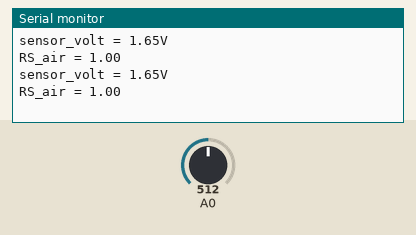
Recording of a sketch running on a simulated Arduino Zero (SAMD21). On the bench: the last lines printed to the serial monitor. The inputs (shaded band) are chosen by the test bench; at power-on: A0 = 512 (analog values on the 0–1023 scale).

Above: at 1.2 s.
1.3 s: A0 set to 716
At 2.6 s:
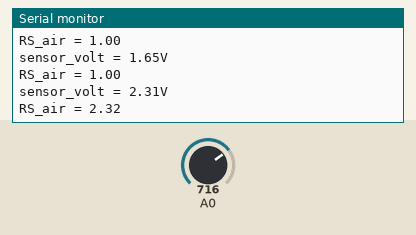
2.8 s: A0 set to 900
At 3.9 s:
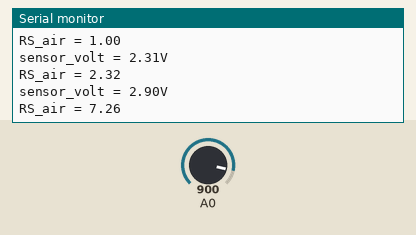
Timing chart, 0 to 5.8 s (numbered marks = the images above; inputs shaded):
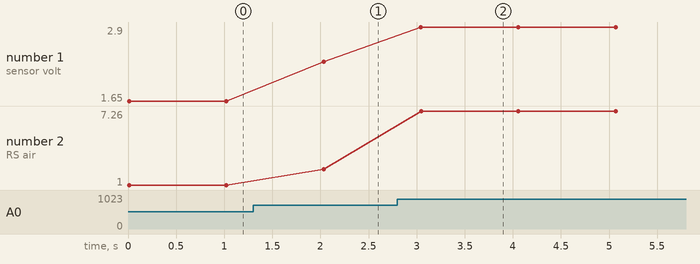

The sketch:

alcohol_calibration.ino
```cpp
//#define heaterSelPin 15

void setup() {
    Serial.begin(9600);
    //pinMode(heaterSelPin,OUTPUT);   // set the heaterSelPin as digital output.
    //digitalWrite(heaterSelPin,LOW); // Start to heat the sensor
    analogReadResolution(12);
}

void loop() {
    float vcc = 3.3;
    float sensor_volt;
    float RS_air; //  Get the value of RS via in a clear air
    float sensorValue;

/*--- Get a average data by testing 100 times ---*/
    for(int x = 0 ; x < 100 ; x++)
    {
        sensorValue = sensorValue + analogRead(A0);
    }
    sensorValue = sensorValue/100.0;
/*-----------------------------------------------*/

    sensor_volt = sensorValue/4096*vcc;
    RS_air = sensor_volt/(vcc-sensor_volt); // omit *R16
    Serial.print("sensor_volt = ");
    Serial.print(sensor_volt);
    Serial.println("V");
    Serial.print("RS_air = ");
    Serial.println(RS_air);
    delay(1000);
}
```

Measured:
- after the input at 1.3 s, the serial monitor: prints a new line after 0.73 s (image 1)
- after the input at 2.8 s, the serial monitor: prints a new line after 0.25 s (image 2)
- plotted number 1: 1.65 → 2.31 after the input at 1.3 s, 2.31 → 2.9 after the input at 2.8 s
- plotted number 2: 1 → 2.32 after the input at 1.3 s, 2.32 → 7.26 after the input at 2.8 s
